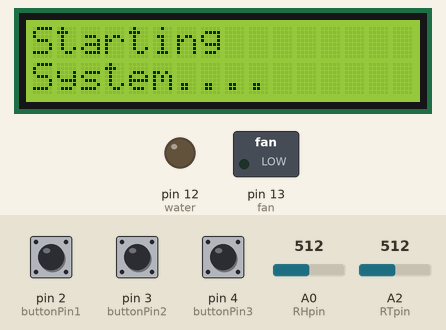
A sketch run on a simulated Arduino Uno, built with avr-gcc and run on an emulated ATmega328P. Shown: 16×2 character LCD, switched loads named in the sketch (green lamp = pin HIGH), output pins drawn as LEDs (lit = HIGH). The test bench sets the inputs (shaded band); at power-on: pin 2 (buttonPin1) HIGH, A0 (RHpin) = 512, pin 3 (buttonPin2) HIGH, pin 4 (buttonPin3) HIGH, A2 (RTpin) = 512. What the sketch prints to the serial monitor is not drawn.

Above: at 2.1 s.
At 6.3 s:
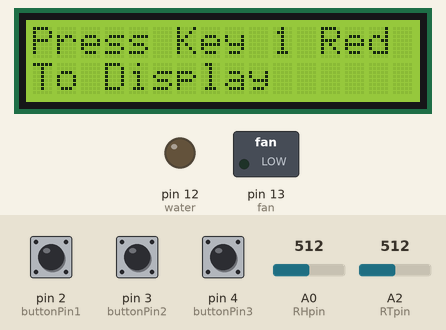
6.4 s: pin 2 (buttonPin1) pulled LOW for 3.2 s
At 10.3 s:
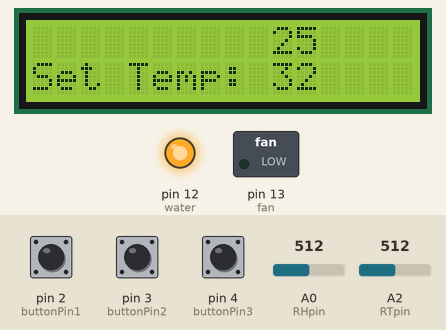
11.1 s: A0 (RHpin) set to 606
14.1 s: A0 (RHpin) set to 623
15.6 s: pin 3 (buttonPin2) pulled LOW for 3.2 s
At 20.0 s:
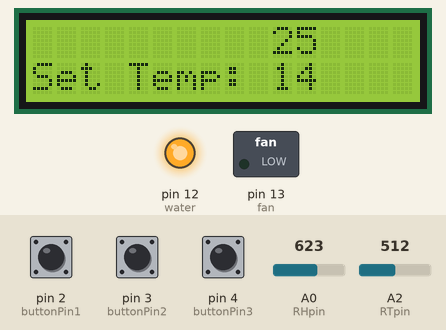
20.3 s: pin 2 (buttonPin1) pulled LOW for 0.15 s
At 21.6 s:
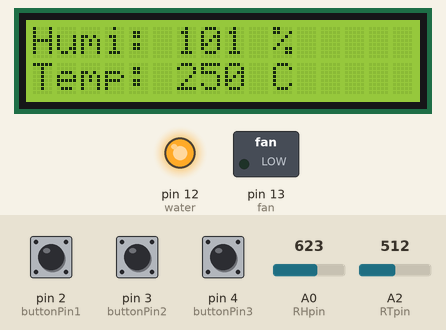
23.4 s: pin 4 (buttonPin3) pulled LOW for 0.15 s
At 24.2 s:
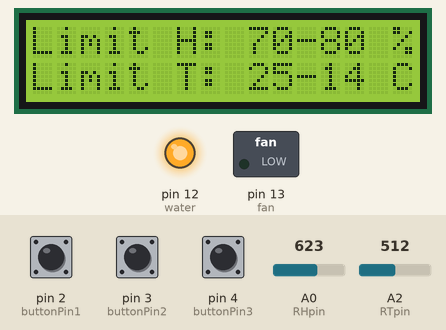
Timing chart, 0 to 26.4 s (numbered marks = the images above; inputs shaded):
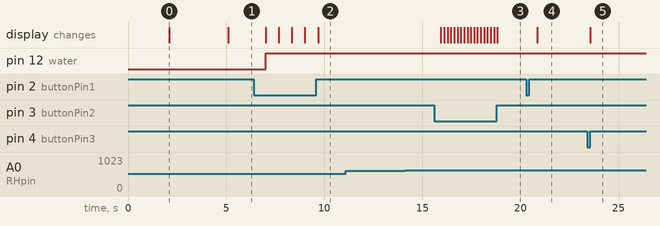

The sketch:

mushroom_controller_master.ino
```cpp
//Include the LCD Library.
#include <Wire.h>
#include <LiquidCrystal_I2C.h>

LiquidCrystal_I2C lcd(0x27, 16, 2);

//pin anlog of AMT1001
int RHpin = A0;
int RTpin = A2;

//set default of sensor
float RH = 0;
float RT = 0;

//pin digital of Relay
int water = 12;
int fan = 13;

const int buttonPin1 = 2;     // Charachter change button
const int buttonPin2 = 3;     // Move button
const int buttonPin3 = 4;     // Reset screen button

int buttonState1 = 0;
int buttonState2 = 0;
int buttonState3 = 0;

//set T and H
float set1RH = 70;
float set2RH = 80;
float set1RT = 25;
float set2RT = 32;

//for display page
int Display = 0;

void setup() {
  Serial.begin(9600); //for monitoring in computer
  pinMode(water, OUTPUT);
  pinMode(fan, OUTPUT);
  //init LCD
  lcd.begin();
  lcd.clear();
  lcd.setCursor(0, 0);
  lcd.print("Power on");
  delay(2000);
  lcd.setCursor(0, 0);
  lcd.print("Starting");
  lcd.setCursor(0, 1);
  lcd.print("System....");
  delay(3000);
  lcd.setCursor(0, 0);
  lcd.print("Press Key 1 Red");
  lcd.setCursor(0, 1);
  lcd.print("To Display   ");
  // initialize the pushbutton pin as an input:
  pinMode(buttonPin1, INPUT);
  pinMode(buttonPin2, INPUT);
  pinMode(buttonPin3, INPUT);

}

void loop() {

  //read button
  buttonState1 = digitalRead(buttonPin1);
  buttonState2 = digitalRead(buttonPin2);
  buttonState3 = digitalRead(buttonPin3);
  //read value of Hum and Temp
  RH = analogRead(RHpin);
  RT = analogRead(RTpin);
  RT = (((RT * 5) / 1023) * 80) / 0.8;
  RH = (((RH * 5) / 1023) * 100) / 3;
  Serial.print("humidity: ");
  Serial.print(RH);
  Serial.print(" %");
  Serial.print("\t\t");
  Serial.print("temperature: ");
  Serial.print(RT);
  Serial.println(" C");


  //one push to change page (Display)
  if (buttonState1 == 0) {
    delay(500);                        // delay to debounce switch
    Display ++;
    if (Display > 5) {
      lcd.clear();
      Display = 1;
    }
  }
  switch (Display) {
    //show realtime humidity and temperature
    case 1: {
        lcd.clear();
        lcd.setCursor(0, 0);
        lcd.print("Humi: ");
        lcd.print((int)RH); //print value cast int
        lcd.print(" %");
        lcd.setCursor(0, 1);
        lcd.print("Temp: ");
        lcd.print((int)RT);
        lcd.print(" C");
        // condition for active pump and fan
        if (RT > set2RT) {
          digitalWrite(fan, 0);
        } else if (RT < set1RT) {
          digitalWrite(fan, 1);
        }
        if (RH < set1RH) {
          digitalWrite(water, 0);
        } else if (RH > set2RH) {
          digitalWrite(water, 1);
        }

        //if push key3 will show current setting Hum and Temp
        if (buttonState3 == 0) {
          lcd.clear();
          lcd.setCursor(0, 0);
          lcd.print("Limit H: ");
          lcd.print((int)set1RH);
          lcd.print("-");
          lcd.print((int)set2RH);
          lcd.print(" %");
          lcd.setCursor(0, 1);
          lcd.print("Limit T: ");
          lcd.print((int)set1RT);
          lcd.print("-");
          lcd.print((int)set2RT);
          lcd.print(" C");
          delay(4000); //show time 4 sec
        }
        break;
      }
    //page for setting min humidity
    case 2: {
        lcd.clear();
        lcd.setCursor(0, 0);
        lcd.print("Set Humi: ");
        lcd.print((int)set1RH);
        lcd.setCursor(10, 1);
        lcd.print((int)set2RH);
        if (buttonState3 == 0) { //push key3 for up
          set1RH++;
        }
        if (buttonState2 == 0) { //push key3 for donw
          set1RH--;
        }
        break;
      }
    //page for setting max humidity
    case 3: {
        lcd.clear();
        lcd.setCursor(10, 0);
        lcd.print((int)set1RH);
        lcd.setCursor(0, 1);
        lcd.print("Set Humi: ");
        lcd.print((int)set2RH);
        if (buttonState3 == 0) {
          set2RH++;
        }
        if (buttonState2 == 0) {
          set2RH--;
        }
        break;
      }
    //page for setting min temperature
    case 4: {
        lcd.clear();
        lcd.setCursor(0, 0);
        lcd.print("Set Temp: ");
        lcd.print((int)set1RT);
        lcd.setCursor(10, 1);
        lcd.print((int)set2RT);
        if (buttonState3 == 0) {
          set1RT++;
        }
        if (buttonState2 == 0) {
          set1RT--;
        }
        break;
      }
    //page for setting max temperature
    case 5: {
        lcd.clear();
        lcd.setCursor(10, 0);
        lcd.print((int)set1RT);
        lcd.setCursor(0, 1);
        lcd.print("Set Temp: ");
        lcd.print((int)set2RT);
        if (buttonState3 == 0) {
          set2RT++;
        }
        if (buttonState2 == 0) {
          set2RT--;
        }
        break;
      }
  }
  delay(150);//round to process
}
```

Measured:
- after the input at 6.4 s, pin 12 (water): LOW → HIGH after 0.61 s; the display: first changes after 0.61 s (image 2 shows a later state)
- after the input at 11.1 s, every drawn part: stays the same
- after the input at 14.1 s, every drawn part: stays the same
- after the input at 15.6 s, the display: first changes after 0.35 s (image 3 shows a later state)
- after the input at 20.3 s, the display: changes after 0.56 s (image 4)
- after the input at 23.4 s, the display: changes after 0.15 s (image 5)
- what the display in image 0 shows lasts 3.0 s, from 2.1 s to 5.1 s
